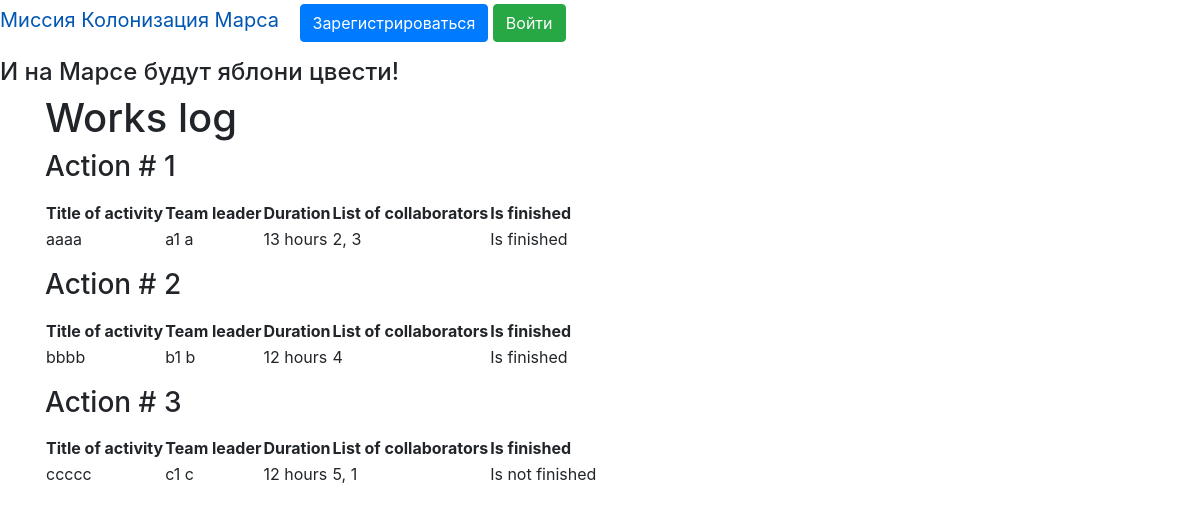
/jobs, run on an earlier commit of the app's database.
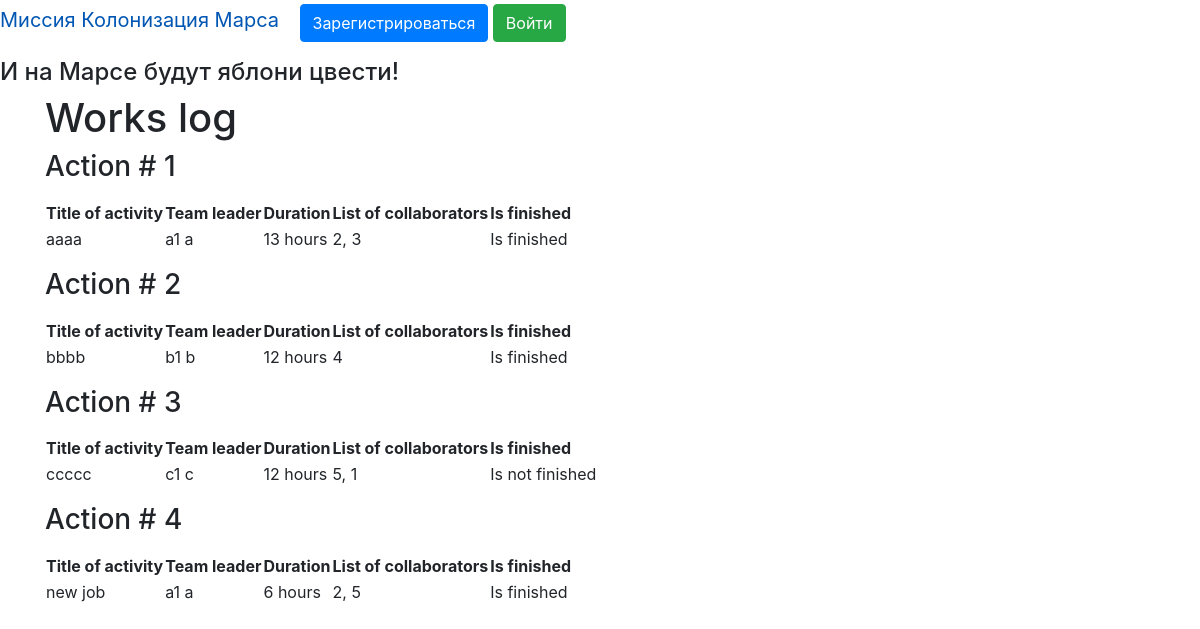
And on a later commit of the database.
### data/beta_code.py (models this page shows)
class Jobs(SqlAlchemyBase):
    __tablename__ = 'jobs'
    id = sqlalchemy.Column(sqlalchemy.Integer,
                           primary_key=True, autoincrement=True)
    team_leader = sqlalchemy.Column(sqlalchemy.Integer,
                                    sqlalchemy.ForeignKey("users.id"))
    job = sqlalchemy.Column(sqlalchemy.String, nullable=True)
    work_size = sqlalchemy.Column(sqlalchemy.Integer, nullable=True)
    collaborators = sqlalchemy.Column(sqlalchemy.String, nullable=True)
    start_date = sqlalchemy.Column(sqlalchemy.DateTime,
                                   default=datetime.datetime.now)
    end_date = sqlalchemy.Column(sqlalchemy.DateTime, nullable=True)
    is_finished = sqlalchemy.Column(sqlalchemy.Boolean, nullable=True)

### truly_main.py (the view)
@app.route('/jobs')
def jobs():
    jobs_dict = []
    db_sess = db_session.create_session()
    for job in db_sess.query(Jobs):
        jobs_dict.append({"id": job.id, "title": job.job,
                          "leader": None,
                          "duration": str(job.work_size) + " hours",
                          "collabs": job.collaborators,
                          "finish": ("Is finished" if job.is_finished else "Is not finished")})
        user = db_sess.query(User).filter(User.id == job.team_leader).first()
        jobs_dict[-1]["leader"] = user.name + " " + user.surname
    params = {
        "title": "Jobs",
        "jobs": jobs_dict
    }
    return render_template('jobs.html', **params)

### data/db_session.py (called while the page is built)
def create_session() -> Session:
    global __factory
    return __factory()

### templates/jobs.html
{% extends "base.html" %}
{% block content %}
<h1 style="text-allign: center">Works log</h1>
{% for item in jobs %}
<h3>Action # {{item.id}}</h3>
<p>
<table>
    <tr>
        <th>Title of activity</th>
        <th>Team leader</th>
        <th>Duration</th>
        <th>List of collaborators</th>
        <th>Is finished</th>
    </tr>
    <tr>
        <td>{{item.title}}</td>
        <td>{{item.leader}}</td>
        <td>{{item.duration}}</td>
        <td>{{item.collabs}}</td>
        <td>{{item.finish}}</td>
  </tr>
</table>
</p>
{% endfor %}
{% endblock %}

### templates/base.html (shortened to what this page needs)
<!DOCTYPE html>
<html lang="en">
<head>
    <link rel="stylesheet" type="text/css" href={{ css_file }} />
    <link rel="stylesheet"
          href="https://stackpath.bootstrapcdn.com/bootstrap/4.4.1/css/bootstrap.min.css"
>
</head>
<body>
<nav>
    {% if current_user.is_authenticated %}
    <p>
        <a class="navbar-brand" href="/">Миссия Колонизация Марса</a>
        <a class="navbar-brand" href="/logout">{{ current_user.name }} {{ current_user.surname }}</a>
    <a href="/add_job" class="btn btn-secondary">Добавить работу</a>
    </p>
{% else %}
    <p>
        <a class="navbar-brand" href="/">Миссия Колонизация Марса</a>
        <a class="btn btn-primary " href="/register">Зарегистрироваться</a>
        <a class="btn btn-success" href="/login">Войти</a>
    </p>
{% endif %}
</nav>
<h4>И на Марсе будут яблони цвести!</h4>
<main role="main" class="container">
    {% block content %}{% endblock %}
</main>
</body>
</html>

What changed in the data, as far as the page shows it:
added Jobs: id "4", title "new job", leader "a1 a", duration "6 hours", collabs "2, 5", finish "Is finished"
